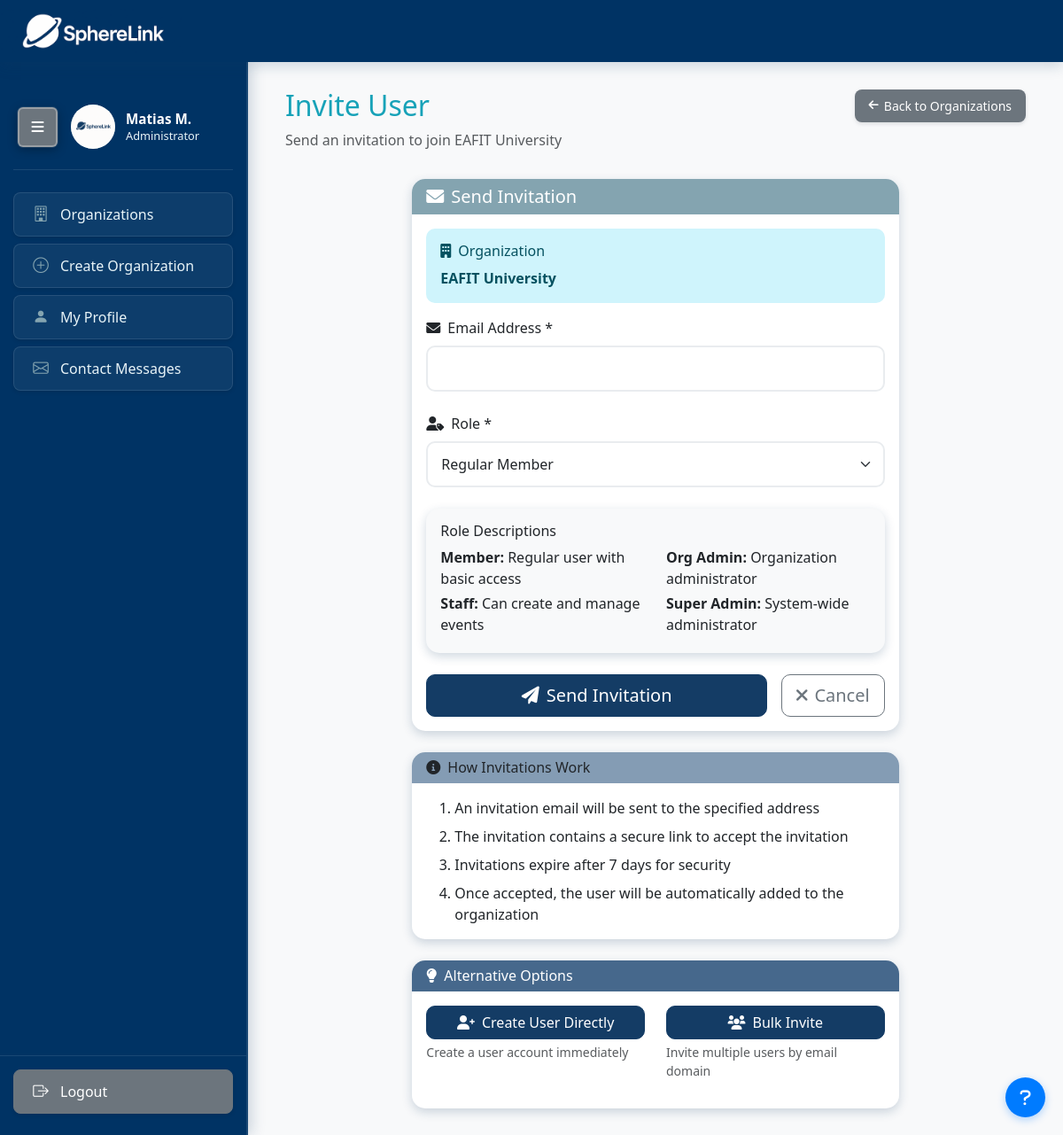
The page /organizations/invite_user/3/ (signed in) on the database its author committed.
### profiles/models.py (models this page shows, shortened)
class Profile(models.Model):
    user = models.OneToOneField(User, on_delete=models.CASCADE)
    bio = models.TextField(blank=True, null=True)
    photo = models.ImageField(upload_to='profile_photos/', blank=True, null=True)

### organizations/models.py (models this page shows, shortened)
class Organization(models.Model):
    name = models.CharField(max_length=200, unique=True)
    description = models.TextField(blank=True)
    logo = models.ImageField(upload_to='organization_logos/', blank=True, null=True)
    website = models.URLField(blank=True)
    address = models.TextField(blank=True)
    phone = models.CharField(max_length=20, blank=True)
    email = models.EmailField(blank=True)
    is_active = models.BooleanField(default=True)
    created_at = models.DateTimeField(auto_now_add=True)
    updated_at = models.DateTimeField(auto_now=True)
    class Meta:
        verbose_name = 'Organization'
        verbose_name_plural = 'Organizations'

### organizations/views.py (the view)
# urls.py: path('invite_user/<int:org_id>/', views.invite_user, name='invite_user'),
@login_required
def invite_user(request, org_id):
    if not _is_super_admin(request.user):
        messages.error(request, "Access denied. Super Admin privileges required.")
        return redirect('organizations:organization_list')
    organization = get_object_or_404(Organization, id=org_id)
    if request.method == 'POST':
        form = OrganizationInvitationForm(request.POST)
        if form.is_valid():
            invitation = form.save(commit=False)
            invitation.organization = organization
            invitation.invited_by = request.user
            invitation.token = f"inv_{timezone.now().timestamp()}_{request.user.id}"
            invitation.expires_at = timezone.now() + timezone.timedelta(days=7)
            invitation.save()
            messages.success(request, f"Invitation sent to {invitation.email}.")
            return redirect('organizations:manage_user_roles', org_id=org_id)
    else:
        form = OrganizationInvitationForm()
    context = {
        'form': form,
        'organization': organization,
    }
    return render(request, 'organizations/invite_user.html', context)

### organizations/forms.py
class OrganizationInvitationForm(forms.ModelForm):
    class Meta:
        model = OrganizationInvitation
        fields = ['email', 'role']
        widgets = {
            'email': forms.EmailInput(attrs={'class': 'form-control'}),
            'role': forms.Select(attrs={'class': 'form-select'}),
        }

### organizations/views.py (called while the page is built, shortened)
def _is_super_admin(user):
    if not user.is_authenticated:
        return False
    if user.is_superuser:
        return True

### profiles/context_processors.py (called while the page is built)
def user_profile(request):
    if request.user.is_authenticated:
        try:
            profile = Profile.objects.get(user=request.user)
        except Profile.DoesNotExist:
            profile = None
    else:
        profile = None
    return {
        'user_profile': profile
    }

def unread_notifications(request):
    if request.user.is_authenticated:
        from events.models import Notification
        unread_count = Notification.objects.filter(user=request.user, is_read=False).count()
    else:
        unread_count = 0
    return {
        'unread_notifications_count': unread_count
    }

### organizations/templates/organizations/invite_user.html (shortened to what this page needs)
{% extends 'organizations/superadmin_base.html' %}
{% block content %}
<div class="container">
    <div class="row mb-3">
        <div class="col-12">
            <div class="d-flex justify-content-between align-items-center mb-2">
                <h2 class="text-primary mb-0">Invite User</h2>
                <a href="{% url 'organizations:organization_list' %}" class="btn-back">
                    <i class="fas fa-arrow-left"></i>Back to Organizations
                </a>
            </div>
            <p class="text-muted">Send an invitation to join {{ organization.name }}</p>
        </div>
    </div>
    <div class="row justify-content-center">
        <div class="col-lg-8">
            <div class="card">
                <div class="card-header bg-info text-white">
                    <h5 class="mb-0">
                        <i class="fas fa-envelope me-2"></i>Send Invitation
                    </h5>
                </div>
                <div class="card-body">
                    <form method="post" novalidate>
                        <div class="alert alert-info">
                            <h6 class="alert-heading">
                                <i class="fas fa-building me-2"></i>Organization
                            </h6>
                            <p class="mb-0"><strong>{{ organization.name }}</strong></p>
                        </div>
                        <div class="mb-4">
                            <label for="{{ form.email.id_for_label }}" class="form-label">
                                <i class="fas fa-envelope me-2"></i>Email Address *
                            </label>
                            {{ form.email }}
                        </div>
                        <div class="mb-4">
                            <label for="{{ form.role.id_for_label }}" class="form-label">
                                <i class="fas fa-user-tag me-2"></i>Role *
                            </label>
                            {{ form.role }}
                        </div>
                        <div class="card bg-light mb-4">
                            <div class="card-body">
                                <h6 class="card-title">Role Descriptions</h6>
                                <div class="row">
                                    <div class="col-md-6">
                                        <p class="mb-1"><strong>Member:</strong> Regular user with basic access</p>
                                        <p class="mb-1"><strong>Staff:</strong> Can create and manage events</p>
                                    </div>
                                    <div class="col-md-6">
                                        <p class="mb-1"><strong>Org Admin:</strong> Organization administrator</p>
                                        <p class="mb-0"><strong>Super Admin:</strong> System-wide administrator</p>
                                    </div>
                                </div>
                            </div>
                        </div>
                        <div class="d-flex gap-3 mt-4">
                            <button type="submit" class="btn btn-dark btn-lg flex-fill">
                                <i class="fas fa-paper-plane me-2"></i>Send Invitation
                            </button>
                            <a href="{% url 'organizations:organization_list' %}" class="btn btn-outline-secondary btn-lg">
                                <i class="fas fa-times me-2"></i>Cancel
                            </a>
                        </div>
                    </form>
                </div>
            </div>
            <div class="card mt-4">
                <div class="card-header bg-warning text-dark">
                    <h6 class="mb-0">
                        <i class="fas fa-info-circle me-2"></i>How Invitations Work
                    </h6>
                </div>
                <div class="card-body">
                    <ol class="mb-0">
                        <li class="mb-2">An invitation email will be sent to the specified address</li>
                        <li class="mb-2">The invitation contains a secure link to accept the invitation</li>
                        <li class="mb-2">Invitations expire after 7 days for security</li>
                        <li class="mb-0">Once accepted, the user will be automatically added to the organization</li>
                    </ol>
                </div>
            </div>
            <div class="card mt-4">
                <div class="card-header bg-success text-white">
                    <h6 class="mb-0">
                        <i class="fas fa-lightbulb me-2"></i>Alternative Options
                    </h6>
                </div>
                <div class="card-body">
                    <div class="row">
                        <div class="col-md-6 mb-3">
                            <a href="{% url 'organizations:create_user' organization.id %}"
                               class="btn btn-dark w-100">
                                <i class="fas fa-user-plus me-2"></i>Create User Directly
                            </a>
                            <small class="text-muted d-block mt-1">Create a user account immediately</small>
                        </div>
                        <div class="col-md-6 mb-3">
                            <a href="{% url 'organizations:bulk_invite' %}"
                               class="btn btn-dark w-100">
                                <i class="fas fa-users me-2"></i>Bulk Invite
                            </a>
                            <small class="text-muted d-block mt-1">Invite multiple users by email domain</small>
                        </div>
                    </div>
                </div>
            </div>
        </div>
    </div>
</div>
{% endblock %}

### organizations/templates/organizations/superadmin_base.html (shortened to what this page needs)
{% load static %}
<!DOCTYPE html>
<html lang="en">
<head>
    <link href="https://cdn.jsdelivr.net/npm/bootstrap@5.3.0/dist/css/bootstrap.min.css" rel="stylesheet">
    <link href="https://cdnjs.cloudflare.com/ajax/libs/font-awesome/6.0.0/css/all.min.css" rel="stylesheet">
    <link href="https://cdn.jsdelivr.net/npm/bootstrap-icons@1.11.0/font/bootstrap-icons.css" rel="stylesheet">
    <link href="{% static 'css/global_colors.css' %}?v=3" rel="stylesheet">
</head>
<body>
     <div class="top-bar">
          <div class="logo-container">
               <a href="{% url 'organizations:organization_list' %}" class="logo-link">
                 <img src="{% static 'events/logo 1.png' %}" alt="SphereLink Logo" height="50" style="width: auto; object-fit: contain;">
               </a>
          </div>
   </div>
  <div class="main-container">
    <nav id="sidebar" class="sidebar">
      <div class="sidebar-header">
        <div class="sidebar-toggle">
          <button id="toggle-btn" class="toggle-btn">
            <i class="fas fa-bars" id="toggle-icon"></i>
          </button>
        </div>
        <div class="user-info-content">
          <div class="user-avatar-small">
            {% if user_profile.photo %}
              <img src="{{ user_profile.photo.url }}" alt="{{ user.get_full_name|default:user.username }}"
                   style="width: 100%; height: 100%; border-radius: 50%; object-fit: cover;">
            {% else %}
              {{ user.username|first|upper }}
            {% endif %}
          </div>
          <div class="user-details">
            <div class="user-name-small">
              {% if request.user.first_name %}
                {{ request.user.first_name }}
                {% if request.user.last_name %}
                  {{ request.user.last_name|first|upper }}.
                {% endif %}
              {% else %}
                {{ request.user.username }}
              {% endif %}
            </div>
            <div class="user-role">Administrator</div>
          </div>
        </div>
      </div>
      <div class="nav-content">
      <div class="nav-menu">
        <a href="{% url 'organizations:organization_list' %}" data-tooltip="Organizations">
          <i class="bi bi-building"></i><span>Organizations</span>
        </a>
        <a href="{% url 'organizations:create_organization' %}" data-tooltip="Create Organization">
          <i class="bi bi-plus-circle"></i><span>Create Organization</span>
        </a>
        <a href="{% url 'organizations:superadmin_profile' %}" data-tooltip="My Profile">
          <i class="bi bi-person-fill"></i><span>My Profile</span>
        </a>
        <a href="{% url 'organizations:contact_messages' %}" data-tooltip="Contact Messages">
          <i class="bi bi-envelope"></i><span>Contact Messages</span>
        </a>
      </div>
      <div class="nav-footer">
        <a href="{% url 'registration:logout' %}" data-tooltip="Logout">
          <i class="bi bi-box-arrow-right"></i><span>Logout</span>
        </a>
      </div>
      </div>
    </nav>
    <main>
      {% block content %}
      {% endblock %}
    </main>
  </div>
  <div class="floating-help-button">
    <a href="{% url 'organizations:superadmin_help' %}"
       class="help-float-btn"
       data-bs-toggle="tooltip"
       data-bs-placement="left"
       title="Super Admin Help Guide - Learn how to manage the system">
      <i class="fas fa-question"></i>
    </a>
  </div>
</body>
</html>

### static/css/global_colors.css (style rules this page uses)
:root { --primary-dark: #143c65; --primary-darker: #040e39; --primary-medium: #586884; --primary-light: #849cb4; --accent-blue: #84a4b0; --accent-dark: #46688c; --text-light: #ffffff; --text-muted: #e8f4f8; --text-dark: #040e39; --shadow-color: rgba(20, 60, 101, 0.2); --shadow-light: rgba(20, 60, 101, 0.1); --shadow-medium: rgba(20, 60, 101, 0.3); --shadow-dark: rgba(20, 60, 101, 0.4); }
.bg-success { background-color: var(--accent-dark) !important; }
.bg-info { background-color: var(--accent-blue) !important; }
.bg-warning { background-color: var(--primary-light) !important; }
.text-primary { color: var(--primary-dark) !important; }
.btn-dark { background-color: var(--primary-dark) !important; border-color: var(--primary-dark) !important; }
.card { border: none; border-radius: 15px; transition: all 0.3s ease; cursor: pointer; }
.card-body { transition: all 0.3s ease; }
.btn { border-radius: 10px; font-weight: 500; transition: all 0.3s ease; cursor: pointer; }

### organizations/templates/organizations/invite_user.html (style rules this page uses)
.card { border: none; border-radius: 15px; transition: transform 0.2s ease, box-shadow 0.2s ease; }
.card-header { border-radius: 15px 15px 0 0 !important; border: none; }
.form-control, .form-select { border-radius: 10px; border: 2px solid #e9ecef; padding: 12px 15px; font-size: 1rem; transition: all 0.3s ease; }
.btn { border-radius: 10px; font-weight: 500; transition: all 0.3s ease; }
.text-primary { color: #17a2b8 !important; }
.alert { border-radius: 10px; border: none; }

### rows shown on the page
Profile: photo (picture)
Organization: name "EAFIT University"

### other values the page prints
{{ request.user.first_name }} "Matias"
{{ request.user.last_name|first|upper }} "M"
